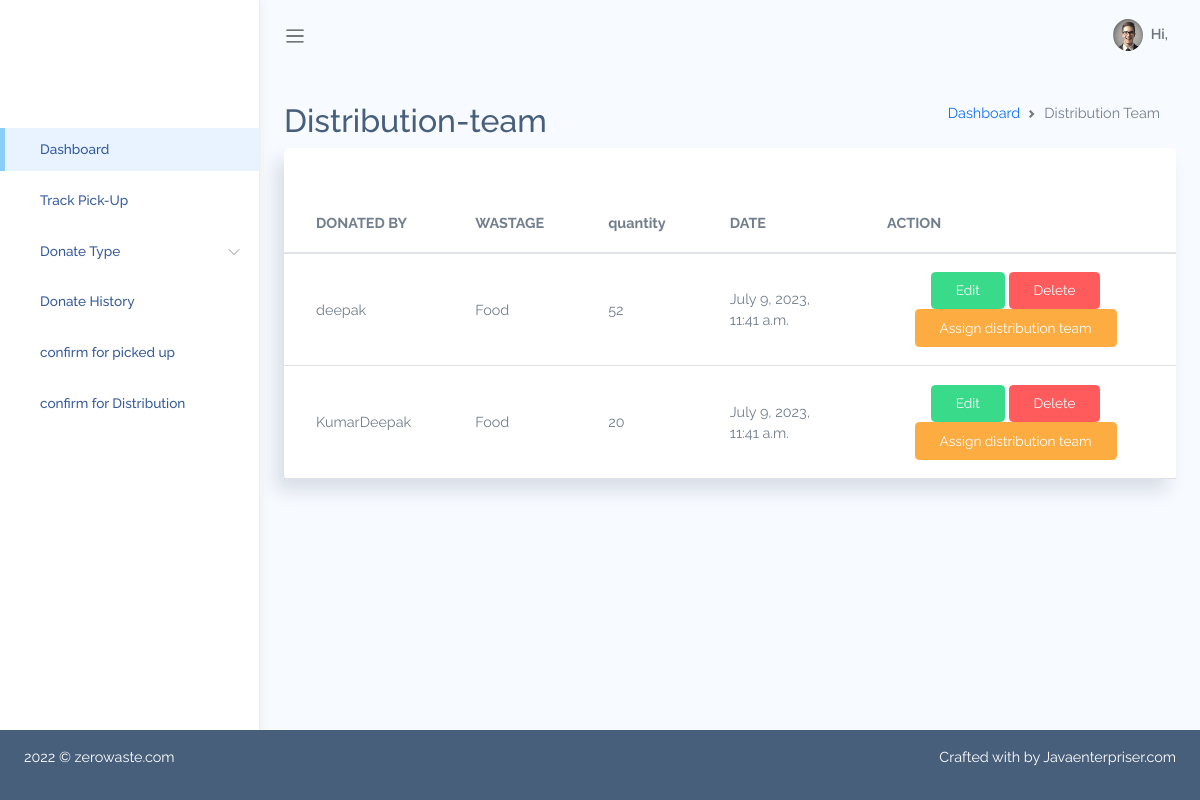
Page /assigndistribteam/ on the committed database.
### AdminApp/models.py (models this page shows, shortened)
class Wastage(models.Model):
    WASTE_TYPES = [
        ('Food', 'Food'),
        ('Cloth', 'Cloth'),
    ]
    STATUS_TYPES = [
        ('pending', 'pending'),
        ('approved', 'approved'),
        ('rejected','rejected'),
        ('Pickedup','Pickedup'),
        ('assignteam','assignteam'),
        ('donated','donated')
    ]
    donatedBy = models.ForeignKey(User, on_delete=models.SET_NULL, null=True)
    wasteType = models.CharField(
        max_length=10, choices=WASTE_TYPES, default='Food')
    statusType = models.CharField(
        max_length=10, choices=STATUS_TYPES, default='pending')
    description = models.TextField()
    quantity = models.PositiveIntegerField()
    pic1 = models.ImageField(blank=True, null=True)
    created_at = models.DateTimeField(auto_now_add=True)
    updated_at = models.DateTimeField(auto_now=True)

### AdminApp/views.py (the view)
# urls.py: path('assigndistribteam/',assigndistribution,name='assigndistribteam'),
def assigndistribution(request):
    pickupemp=Wastage.objects.filter(statusType='Pickedup')
    return render(request,'assigndistrib.html',{"pickupemp":pickupemp})

### AdminApp/templates/assigndistrib.html
{% extends 'adminBasic2.html' %}
{%block content %}
{%load static%}
<div class="main-content container-fluid">
    <div class="page-title">
        <div class="row">
            <div class="col-12 col-md-6 order-md-1 order-last">
                <h3>Distribution-team </h3>
            </div>
            <div class="col-12 col-md-6 order-md-2 order-first">
                <nav aria-label="breadcrumb" class='breadcrumb-header'>
                    <ol class="breadcrumb">
                        <li class="breadcrumb-item"><a href="/indexadmin/">Dashboard</a></li>
                        <li class="breadcrumb-item active" aria-current="page"></li>Distribution Team</li>
                    </ol>
                </nav>
            </div>
        </div>
    </div>
<div class="row" id="table-hover-row">
  <div class="col-md-12">
    <div class="card">
      <div class="card-content">
        <div class="card-body">
        </div>
        <div class="table-responsive">
          <table class="table table-hover mb-0">
            <thead>
              <tr>
                <th>DONATED BY</th>
                <th>WASTAGE</th>
                <th>quantity</th>
                <th>DATE</th>
                <th>ACTION</th>
              </tr>
            </thead>
            <tbody>
                {% for x in pickupemp %}
              <tr>
                <td class="text-bold-500">{{x.donatedBy}}</td>
                <td class="text-bold-500">{{x.wasteType}}</td>
                <td class="text-bold-500">{{x.quantity}}</td>
                <td>{{x.updated_at}}</td>
                <td class="text-center">
                  <a class='btn btn-success'  href="/editdistributionteam/{{x.id}}/">Edit</a>
                  <a  class='btn btn-danger' href="/deletedistributionteam/{{x.id}}/">Delete</a>
                  <a   class='btn btn-warning' href="/assignd/{{x.id}}/">Assign distribution team</a></td>
              </tr>
            {%endfor%}
            </tbody>
          </table>
        </div>
      </div>
    </div>
  </div>
</div>
{% endblock content %}

### AdminApp/static/adminstatic/assets/css/app.css (style rules this page uses)
* { font-family: "Raleway"; }
#main .main-content { padding: 2rem 1.5rem; }
#main .main-content .page-title h3 { font-size: 2rem; }
.breadcrumb-header .breadcrumb { justify-content: flex-end; }
a { text-decoration: none; outline: 0; }
.btn.btn-success { color: #fff; }
.btn.btn-danger { color: #fff; }
.btn.btn-warning { color: #fff; }
.card { box-shadow: -8px 12px 18px 0 rgba(25, 42, 70, 0.13); margin-bottom: 2.2rem; }
.card .card-content { position: relative; }
.card .card-body { padding: 1.4rem 1.7rem; }
.table td, .dataTable-table td, .table thead th, .dataTable-table thead th { vertical-align: middle; }
.table thead th, .dataTable-table thead th { border-bottom: 2px solid #475F7B; }

### rows in the picture
Wastage: donatedBy "deepak", wasteType "Food", quantity "52", updated_at "July 9, 2023, 11:41 a.m."
Wastage: donatedBy "KumarDeepak", wasteType "Food", quantity "20", updated_at "July 9, 2023, 11:41 a.m."
